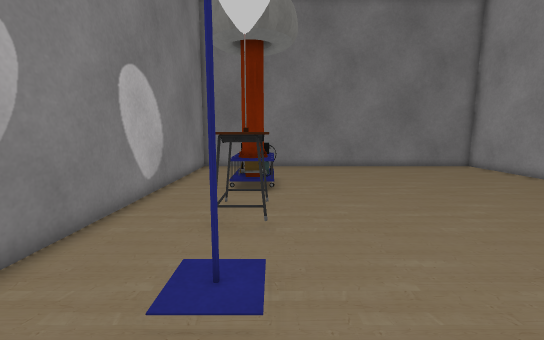
view 1 (above)

12 first-person views from a walk through a 3-D level made in the Unity game engine. The camera is 1.2 m above the floor, tilts 8° down and sees 90° across. The floor is counted in squares, 0.5 m on a side. Each view is taken from the middle of a square. On the plan, view 1 faces up. The plan holds only what a view shows up to about 18 squares ahead; the rest is blank. The place goes on beyond the plan. The player is left out. Some surface patterns are stand-ins.

view 2
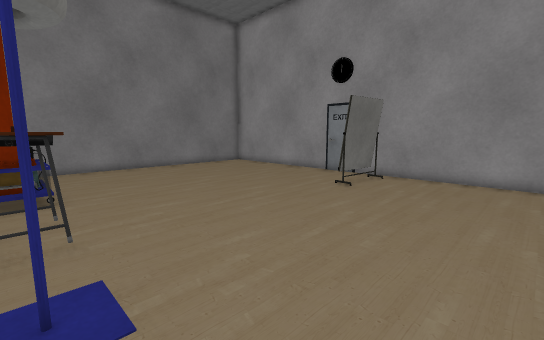

view 3
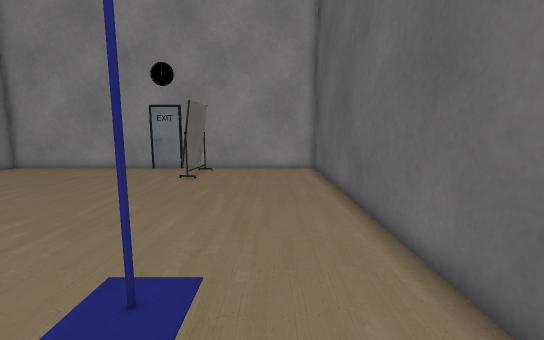

view 4
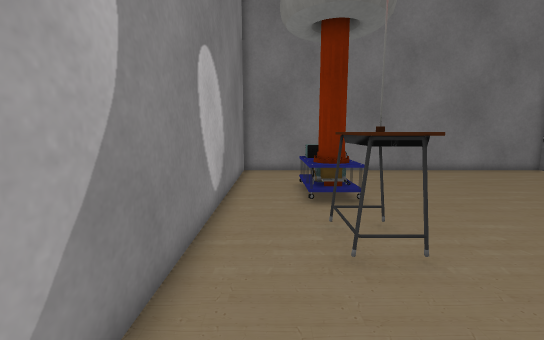

view 5
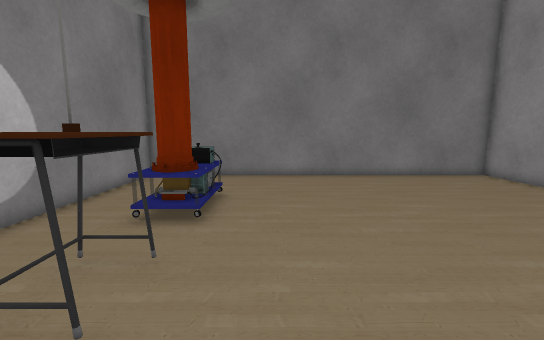

view 6
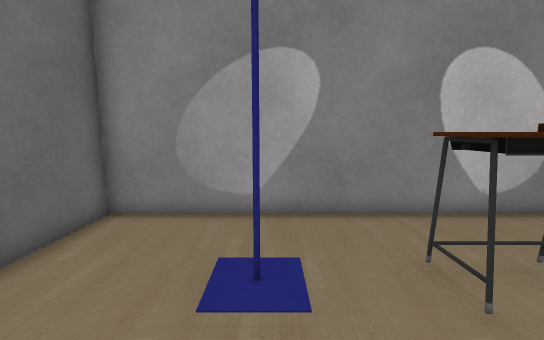

view 7
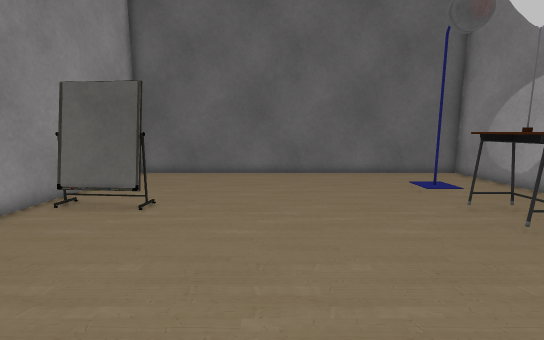

view 8
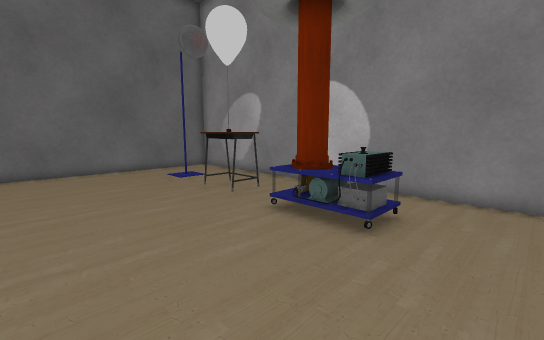

view 9
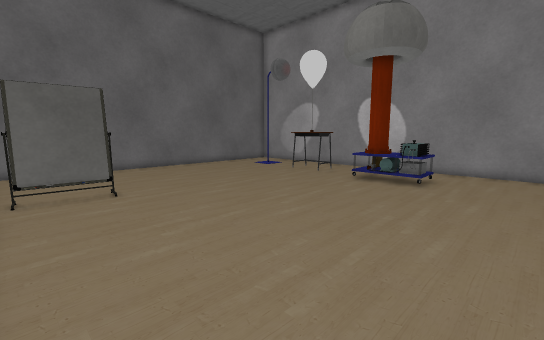

view 10
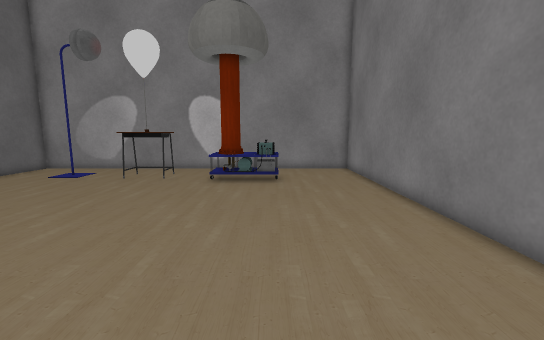

view 11
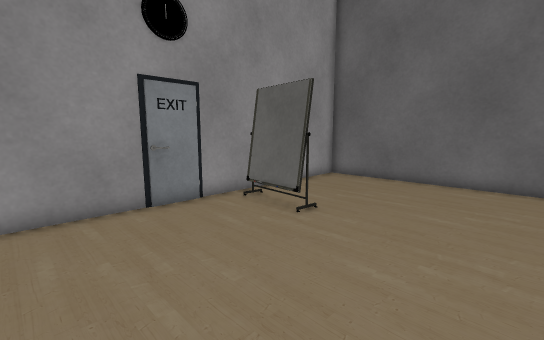

view 12
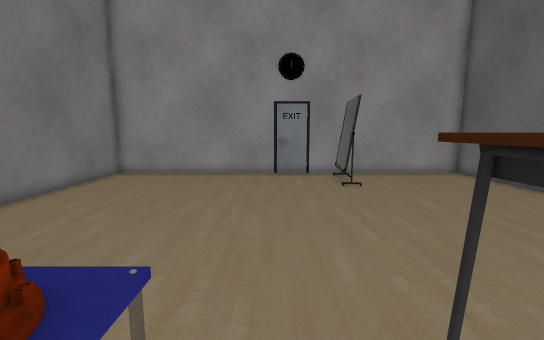

### Floor plan
Points are (right, up) in squares from view 1. A wall is a line through its corners. A room is listed if a view was taken in it or the views show most of it. See-through windows are left out.
Room 1 (views 1, 2, 3, 4, 5, 6, 7, 8, 9, 10, 11, 12)
walls: (13.8, -0.8) (13.8, 19) (-4.8, 19) (-4.8, -0.8) (13.8, -0.8)
objects: other object (-2, 11) to (0, 14); other object (-1, 7) to (0, 9); whiteboard (10, 6) to (13, 7)

Positions as (right, up) in squares from view 1, and headings:
1: (0, 0), facing up
2: (-1, 0), facing up-right
3: (-4, 2), facing right
4: (-3, 2), facing up
5: (2, 4), facing up
6: (3, 4), facing left
7: (6, 15), facing down
8: (6, 17), facing down-left
9: (13, 18), facing down-left
10: (13, 14), facing left
11: (5, 13), facing down-right
12: (-2, 10), facing right
